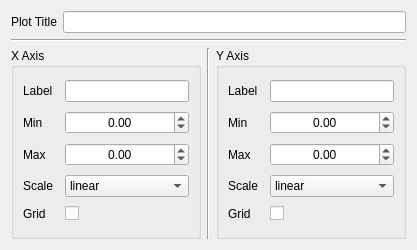
<?xml version="1.0" encoding="UTF-8"?>
<ui version="4.0">
    <class>Form</class>
    <widget class="QWidget" name="Form">
        <property name="geometry">
            <rect>
                <x>0</x>
                <y>0</y>
                <width>417</width>
                <height>250</height>
            </rect>
        </property>
        <property name="minimumSize">
            <size>
                <width>0</width>
                <height>250</height>
            </size>
        </property>
        <property name="maximumSize">
            <size>
                <width>16777215</width>
                <height>278</height>
            </size>
        </property>
        <property name="windowTitle">
            <string>Form</string>
        </property>
        <layout class="QGridLayout" name="gridLayout">
            <item row="0" column="0" colspan="3">
                <layout class="QHBoxLayout" name="horizontalLayout">
                    <item>
                        <widget class="QLabel" name="plot_title_label">
                            <property name="text">
                                <string>Plot Title</string>
                            </property>
                        </widget>
                    </item>
                    <item>
                        <widget class="QLineEdit" name="plot_title"/>
                    </item>
                </layout>
            </item>
            <item row="1" column="0" colspan="3">
                <widget class="Line" name="line_H">
                    <property name="orientation">
                        <enum>Qt::Orientation::Horizontal</enum>
                    </property>
                </widget>
            </item>
            <item row="2" column="0">
                <widget class="QGroupBox" name="x_axis_box">
                    <property name="title">
                        <string>X Axis</string>
                    </property>
                    <layout class="QGridLayout" name="gridLayout_4">
                        <item row="3" column="0">
                            <widget class="QLabel" name="x_scale_label">
                                <property name="text">
                                    <string>Scale</string>
                                </property>
                            </widget>
                        </item>
                        <item row="1" column="2">
                            <widget class="QDoubleSpinBox" name="x_min">
                                <property name="alignment">
                                    <set>Qt::AlignmentFlag::AlignCenter</set>
                                </property>
                                <property name="minimum">
                                    <double>-9999.000000000000000</double>
                                </property>
                                <property name="maximum">
                                    <double>9999.000000000000000</double>
                                </property>
                            </widget>
                        </item>
                        <item row="1" column="0" colspan="2">
                            <widget class="QLabel" name="x_min_label">
                                <property name="text">
                                    <string>Min</string>
                                </property>
                            </widget>
                        </item>
                        <item row="2" column="2">
                            <widget class="QDoubleSpinBox" name="x_max">
                                <property name="alignment">
                                    <set>Qt::AlignmentFlag::AlignCenter</set>
                                </property>
                                <property name="minimum">
                                    <double>-9999.000000000000000</double>
                                </property>
                                <property name="maximum">
                                    <double>9999.000000000000000</double>
                                </property>
                            </widget>
                        </item>
                        <item row="3" column="2">
                            <widget class="QComboBox" name="x_scale">
                                <item>
                                    <property name="text">
                                        <string>linear</string>
                                    </property>
                                </item>
                                <item>
                                    <property name="text">
                                        <string>log</string>
                                    </property>
                                </item>
                            </widget>
                        </item>
                        <item row="2" column="0">
                            <widget class="QLabel" name="x_max_label">
                                <property name="text">
                                    <string>Max</string>
                                </property>
                            </widget>
                        </item>
                        <item row="0" column="2">
                            <widget class="QLineEdit" name="x_label"/>
                        </item>
                        <item row="0" column="0">
                            <widget class="QLabel" name="x_label_label">
                                <property name="text">
                                    <string>Label</string>
                                </property>
                            </widget>
                        </item>
                        <item row="4" column="2">
                            <widget class="QCheckBox" name="x_grid">
                                <property name="text">
                                    <string/>
                                </property>
                            </widget>
                        </item>
                        <item row="4" column="0">
                            <widget class="QLabel" name="x_grid_label">
                                <property name="text">
                                    <string>Grid</string>
                                </property>
                            </widget>
                        </item>
                    </layout>
                </widget>
            </item>
            <item row="2" column="1">
                <widget class="Line" name="line_V">
                    <property name="orientation">
                        <enum>Qt::Orientation::Vertical</enum>
                    </property>
                </widget>
            </item>
            <item row="2" column="2">
                <widget class="QGroupBox" name="y_axis_box">
                    <property name="title">
                        <string>Y Axis</string>
                    </property>
                    <layout class="QGridLayout" name="gridLayout_5">
                        <item row="3" column="2">
                            <widget class="QComboBox" name="y_scale">
                                <item>
                                    <property name="text">
                                        <string>linear</string>
                                    </property>
                                </item>
                                <item>
                                    <property name="text">
                                        <string>log</string>
                                    </property>
                                </item>
                            </widget>
                        </item>
                        <item row="2" column="2">
                            <widget class="QDoubleSpinBox" name="y_max">
                                <property name="alignment">
                                    <set>Qt::AlignmentFlag::AlignCenter</set>
                                </property>
                                <property name="minimum">
                                    <double>-9999.000000000000000</double>
                                </property>
                                <property name="maximum">
                                    <double>9999.000000000000000</double>
                                </property>
                            </widget>
                        </item>
                        <item row="1" column="0" colspan="2">
                            <widget class="QLabel" name="y_min_label">
                                <property name="text">
                                    <string>Min</string>
                                </property>
                            </widget>
                        </item>
                        <item row="1" column="2">
                            <widget class="QDoubleSpinBox" name="y_min">
                                <property name="alignment">
                                    <set>Qt::AlignmentFlag::AlignCenter</set>
                                </property>
                                <property name="minimum">
                                    <double>-9999.000000000000000</double>
                                </property>
                                <property name="maximum">
                                    <double>9999.000000000000000</double>
                                </property>
                            </widget>
                        </item>
                        <item row="0" column="2">
                            <widget class="QLineEdit" name="y_label"/>
                        </item>
                        <item row="3" column="0">
                            <widget class="QLabel" name="y_scale_label">
                                <property name="text">
                                    <string>Scale</string>
                                </property>
                            </widget>
                        </item>
                        <item row="0" column="0">
                            <widget class="QLabel" name="y_label_label">
                                <property name="text">
                                    <string>Label</string>
                                </property>
                            </widget>
                        </item>
                        <item row="2" column="0">
                            <widget class="QLabel" name="y_max_label">
                                <property name="text">
                                    <string>Max</string>
                                </property>
                            </widget>
                        </item>
                        <item row="4" column="2">
                            <widget class="QCheckBox" name="y_grid">
                                <property name="text">
                                    <string/>
                                </property>
                            </widget>
                        </item>
                        <item row="4" column="0">
                            <widget class="QLabel" name="y_grid_label">
                                <property name="text">
                                    <string>Grid</string>
                                </property>
                            </widget>
                        </item>
                    </layout>
                </widget>
            </item>
        </layout>
    </widget>
    <resources/>
    <connections/>
</ui>
